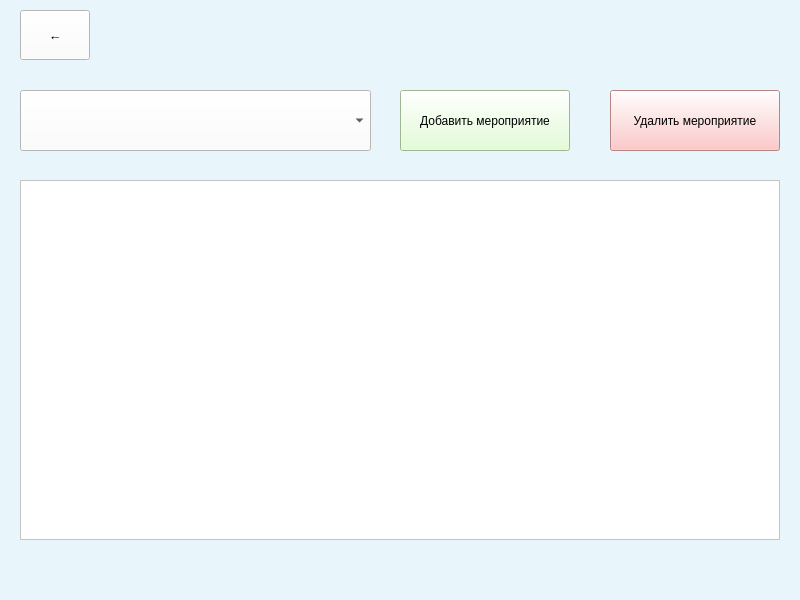
<?xml version="1.0" encoding="UTF-8"?>
<ui version="4.0">
 <class>MainWindow</class>
 <widget class="QMainWindow" name="MainWindow">
  <property name="geometry">
   <rect>
    <x>0</x>
    <y>0</y>
    <width>800</width>
    <height>600</height>
   </rect>
  </property>
  <property name="minimumSize">
   <size>
    <width>800</width>
    <height>600</height>
   </size>
  </property>
  <property name="maximumSize">
   <size>
    <width>800</width>
    <height>600</height>
   </size>
  </property>
  <property name="windowTitle">
   <string>Список мероприятий</string>
  </property>
  <property name="styleSheet">
   <string notr="true">background-color: rgb(232, 245, 250);</string>
  </property>
  <widget class="QWidget" name="centralwidget">
   <widget class="QComboBox" name="list_events">
    <property name="geometry">
     <rect>
      <x>20</x>
      <y>90</y>
      <width>351</width>
      <height>61</height>
     </rect>
    </property>
    <property name="styleSheet">
     <string notr="true">background-color: rgb(255, 255, 255);</string>
    </property>
   </widget>
   <widget class="QTableWidget" name="event">
    <property name="geometry">
     <rect>
      <x>20</x>
      <y>180</y>
      <width>760</width>
      <height>360</height>
     </rect>
    </property>
    <property name="minimumSize">
     <size>
      <width>760</width>
      <height>360</height>
     </size>
    </property>
    <property name="maximumSize">
     <size>
      <width>760</width>
      <height>360</height>
     </size>
    </property>
    <property name="styleSheet">
     <string notr="true">background-color: rgb(255, 255, 255);</string>
    </property>
   </widget>
   <widget class="QPushButton" name="but_back">
    <property name="geometry">
     <rect>
      <x>20</x>
      <y>10</y>
      <width>70</width>
      <height>50</height>
     </rect>
    </property>
    <property name="minimumSize">
     <size>
      <width>70</width>
      <height>50</height>
     </size>
    </property>
    <property name="maximumSize">
     <size>
      <width>70</width>
      <height>50</height>
     </size>
    </property>
    <property name="font">
     <font>
      <pointsize>10</pointsize>
     </font>
    </property>
    <property name="styleSheet">
     <string notr="true">background-color: rgb(255, 255, 255);</string>
    </property>
    <property name="text">
     <string>←</string>
    </property>
   </widget>
   <widget class="QPushButton" name="add_student_but">
    <property name="geometry">
     <rect>
      <x>400</x>
      <y>90</y>
      <width>170</width>
      <height>61</height>
     </rect>
    </property>
    <property name="styleSheet">
     <string notr="true">background-color: rgb(221, 255, 204);</string>
    </property>
    <property name="text">
     <string>Добавить мероприятие</string>
    </property>
   </widget>
   <widget class="QPushButton" name="delete_student_but">
    <property name="geometry">
     <rect>
      <x>610</x>
      <y>90</y>
      <width>170</width>
      <height>61</height>
     </rect>
    </property>
    <property name="minimumSize">
     <size>
      <width>170</width>
      <height>0</height>
     </size>
    </property>
    <property name="styleSheet">
     <string notr="true">background-color: rgb(255, 185, 185);</string>
    </property>
    <property name="text">
     <string>Удалить мероприятие</string>
    </property>
   </widget>
  </widget>
  <widget class="QMenuBar" name="menubar">
   <property name="geometry">
    <rect>
     <x>0</x>
     <y>0</y>
     <width>800</width>
     <height>26</height>
    </rect>
   </property>
  </widget>
  <widget class="QStatusBar" name="statusbar"/>
 </widget>
 <resources/>
 <connections/>
</ui>
